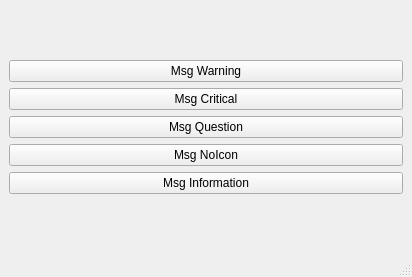
<?xml version="1.0" encoding="UTF-8"?>
<ui version="4.0">
 <class>MainWindow</class>
 <widget class="QMainWindow" name="MainWindow">
  <property name="geometry">
   <rect>
    <x>0</x>
    <y>0</y>
    <width>412</width>
    <height>277</height>
   </rect>
  </property>
  <property name="windowTitle">
   <string>MainWindow</string>
  </property>
  <widget class="QWidget" name="centralwidget">
   <layout class="QGridLayout" name="gridLayout_2">
    <item row="0" column="0">
     <layout class="QGridLayout" name="gridLayout">
      <item row="4" column="1">
       <widget class="QPushButton" name="msgInformation">
        <property name="text">
         <string>Msg Information</string>
        </property>
       </widget>
      </item>
      <item row="0" column="1">
       <widget class="QPushButton" name="msgWarning">
        <property name="text">
         <string>Msg Warning</string>
        </property>
       </widget>
      </item>
      <item row="1" column="1">
       <widget class="QPushButton" name="msgCritical">
        <property name="text">
         <string>Msg Critical</string>
        </property>
       </widget>
      </item>
      <item row="3" column="1">
       <widget class="QPushButton" name="msgNoIcon">
        <property name="text">
         <string>Msg NoIcon</string>
        </property>
       </widget>
      </item>
      <item row="2" column="1">
       <widget class="QPushButton" name="msgQuestion">
        <property name="text">
         <string>Msg Question</string>
        </property>
       </widget>
      </item>
     </layout>
    </item>
   </layout>
  </widget>
  <widget class="QMenuBar" name="menubar">
   <property name="geometry">
    <rect>
     <x>0</x>
     <y>0</y>
     <width>412</width>
     <height>24</height>
    </rect>
   </property>
  </widget>
  <widget class="QStatusBar" name="statusbar"/>
 </widget>
 <resources/>
 <connections/>
</ui>
